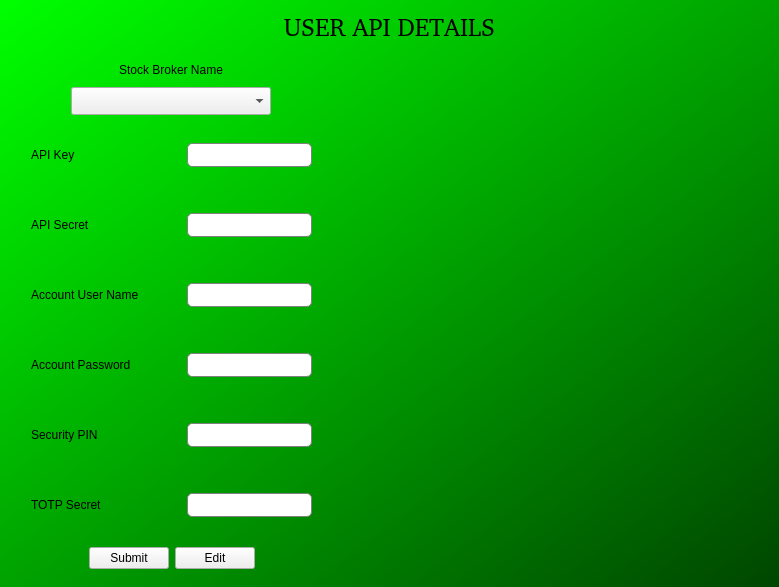
    <widget class="QFrame" name="frame_bg_gradient_frame">
     <property name="palette">
      <palette>
       <active>
        <colorrole role="Button">
         <brush brushstyle="LinearGradientPattern">
          <gradient startx="0.000000000000000" starty="0.000000000000000" endx="1.000000000000000" endy="1.000000000000000" type="LinearGradient" spread="ReflectSpread" coordinatemode="ObjectBoundingMode">
           <gradientstop position="0.000000000000000">
            <color alpha="255">
             <red>0</red>
             <green>255</green>
             <blue>0</blue>
            </color>
           </gradientstop>
           <gradientstop position="1.000000000000000">
            <color alpha="255">
             <red>0</red>
             <green>70</green>
             <blue>0</blue>
            </color>
           </gradientstop>
          </gradient>
         </brush>
        </colorrole>
        <colorrole role="Base">
         <brush brushstyle="LinearGradientPattern">
          <gradient startx="0.000000000000000" starty="0.000000000000000" endx="1.000000000000000" endy="1.000000000000000" type="LinearGradient" spread="ReflectSpread" coordinatemode="ObjectBoundingMode">
           <gradientstop position="0.000000000000000">
            <color alpha="255">
             <red>0</red>
             <green>255</green>
             <blue>0</blue>
            </color>
           </gradientstop>
           <gradientstop position="1.000000000000000">
            <color alpha="255">
             <red>0</red>
             <green>70</green>
             <blue>0</blue>
            </color>
           </gradientstop>
          </gradient>
         </brush>
        </colorrole>
        <colorrole role="Window">
         <brush brushstyle="LinearGradientPattern">
          <gradient startx="0.000000000000000" starty="0.000000000000000" endx="1.000000000000000" endy="1.000000000000000" type="LinearGradient" spread="ReflectSpread" coordinatemode="ObjectBoundingMode">
           <gradientstop position="0.000000000000000">
            <color alpha="255">
             <red>0</red>
             <green>255</green>
             <blue>0</blue>
            </color>
           </gradientstop>
           <gradientstop position="1.000000000000000">
            <color alpha="255">
             <red>0</red>
             <green>70</green>
             <blue>0</blue>
            </color>
           </gradientstop>
          </gradient>
         </brush>
        </colorrole>
       </active>
       <inactive>
        <colorrole role="Button">
         <brush brushstyle="LinearGradientPattern">
          <gradient startx="0.000000000000000" starty="0.000000000000000" endx="1.000000000000000" endy="1.000000000000000" type="LinearGradient" spread="ReflectSpread" coordinatemode="ObjectBoundingMode">
           <gradientstop position="0.000000000000000">
            <color alpha="255">
             <red>0</red>
             <green>255</green>
             <blue>0</blue>
            </color>
           </gradientstop>
           <gradientstop position="1.000000000000000">
            <color alpha="255">
             <red>0</red>
             <green>70</green>
             <blue>0</blue>
            </color>
           </gradientstop>
          </gradient>
         </brush>
        </colorrole>
        <colorrole role="Base">
         <brush brushstyle="LinearGradientPattern">
          <gradient startx="0.000000000000000" starty="0.000000000000000" endx="1.000000000000000" endy="1.000000000000000" type="LinearGradient" spread="ReflectSpread" coordinatemode="ObjectBoundingMode">
           <gradientstop position="0.000000000000000">
            <color alpha="255">
             <red>0</red>
             <green>255</green>
             <blue>0</blue>
            </color>
           </gradientstop>
           <gradientstop position="1.000000000000000">
            <color alpha="255">
             <red>0</red>
             <green>70</green>
             <blue>0</blue>
            </color>
           </gradientstop>
          </gradient>
         </brush>
        </colorrole>
        <colorrole role="Window">
         <brush brushstyle="LinearGradientPattern">
          <gradient startx="0.000000000000000" starty="0.000000000000000" endx="1.000000000000000" endy="1.000000000000000" type="LinearGradient" spread="ReflectSpread" coordinatemode="ObjectBoundingMode">
           <gradientstop position="0.000000000000000">
            <color alpha="255">
             <red>0</red>
             <green>255</green>
             <blue>0</blue>
            </color>
           </gradientstop>
           <gradientstop position="1.000000000000000">
            <color alpha="255">
             <red>0</red>
             <green>70</green>
             <blue>0</blue>
            </color>
           </gradientstop>
          </gradient>
         </brush>
        </colorrole>
       </inactive>
       <disabled>
        <colorrole role="Button">
         <brush brushstyle="LinearGradientPattern">
          <gradient startx="0.000000000000000" starty="0.000000000000000" endx="1.000000000000000" endy="1.000000000000000" type="LinearGradient" spread="ReflectSpread" coordinatemode="ObjectBoundingMode">
           <gradientstop position="0.000000000000000">
            <color alpha="255">
             <red>0</red>
             <green>255</green>
             <blue>0</blue>
            </color>
           </gradientstop>
           <gradientstop position="1.000000000000000">
            <color alpha="255">
             <red>0</red>
             <green>70</green>
             <blue>0</blue>
            </color>
           </gradientstop>
          </gradient>
         </brush>
        </colorrole>
        <colorrole role="Base">
         <brush brushstyle="LinearGradientPattern">
          <gradient startx="0.000000000000000" starty="0.000000000000000" endx="1.000000000000000" endy="1.000000000000000" type="LinearGradient" spread="ReflectSpread" coordinatemode="ObjectBoundingMode">
           <gradientstop position="0.000000000000000">
            <color alpha="255">
             <red>0</red>
             <green>255</green>
             <blue>0</blue>
            </color>
           </gradientstop>
           <gradientstop position="1.000000000000000">
            <color alpha="255">
             <red>0</red>
             <green>70</green>
             <blue>0</blue>
            </color>
           </gradientstop>
          </gradient>
         </brush>
        </colorrole>
        <colorrole role="Window">
         <brush brushstyle="LinearGradientPattern">
          <gradient startx="0.000000000000000" starty="0.000000000000000" endx="1.000000000000000" endy="1.000000000000000" type="LinearGradient" spread="ReflectSpread" coordinatemode="ObjectBoundingMode">
           <gradientstop position="0.000000000000000">
            <color alpha="255">
             <red>0</red>
             <green>255</green>
             <blue>0</blue>
            </color>
           </gradientstop>
           <gradientstop position="1.000000000000000">
            <color alpha="255">
             <red>0</red>
             <green>70</green>
             <blue>0</blue>
            </color>
           </gradientstop>
          </gradient>
         </brush>
        </colorrole>
       </disabled>
      </palette>
     </property>
     <property name="styleSheet">
      <string notr="true">#frame_bg_gradient_frame{
	background-color:qlineargradient(spread:reflect, x1:0, y1:0, x2:1, y2:1, stop:0 #00ff00, stop:1 #004600); 
	border:2px outset transparent;
	border-radius: 15px 15px 15px 5px;
	background-repeat: 0;
	background-position: center;
}</string>
     </property>
     <property name="frameShape">
      <enum>QFrame::NoFrame</enum>
     </property>
     <property name="frameShadow">
      <enum>QFrame::Raised</enum>
     </property>
     <layout class="QGridLayout" name="gridLayout_5">
      <item row="1" column="0">
       <widget class="QFrame" name="frame_api_details_inp">
        <property name="maximumSize">
         <size>
          <width>550</width>
          <height>16777215</height>
         </size>
        </property>
        <property name="styleSheet">
         <string notr="true">#frame_api_details_inp{
border:2px outset transparent;
	border-radius: 15px 15px 15px 5px;
}
#frame_api_details_inp QLabel{
	color: black;
	
	font: 10pt &quot;Serif&quot;;
}
#frame_api_details_inp::hover{
	background-color: rgba(254, 254, 254, 30); 
	border:2px outset transparent;
	border-radius: 15px 15px 15px 5px;
}
.QLineEdit{
	border: 1px solid gray;
	border-radius: 5px;
	padding: 0.6ex;
	font-weight: bold;
	font: 10pt &quot;Serif&quot;;
}</string>
        </property>
        <property name="frameShape">
         <enum>QFrame::Box</enum>
        </property>
        <property name="frameShadow">
         <enum>QFrame::Raised</enum>
        </property>
        <layout class="QGridLayout" name="gridLayout_20">
         <property name="topMargin">
          <number>0</number>
         </property>
         <property name="bottomMargin">
          <number>0</number>
         </property>
         <property name="verticalSpacing">
          <number>2</number>
         </property>
         <item row="2" column="0">
          <widget class="QFrame" name="frame_api_buttons">
           <property name="frameShape">
            <enum>QFrame::NoFrame</enum>
           </property>
           <property name="frameShadow">
            <enum>QFrame::Raised</enum>
           </property>
           <layout class="QHBoxLayout" name="horizontalLayout_2">
            <property name="spacing">
             <number>6</number>
            </property>
            <property name="leftMargin">
             <number>0</number>
            </property>
            <property name="topMargin">
             <number>5</number>
            </property>
            <property name="rightMargin">
             <number>0</number>
            </property>
            <property name="bottomMargin">
             <number>5</number>
            </property>
            <item>
             <spacer name="horizontalSpacer">
              <property name="orientation">
               <enum>Qt::Horizontal</enum>
              </property>
              <property name="sizeHint" stdset="0">
               <size>
                <width>40</width>
                <height>20</height>
               </size>
              </property>
             </spacer>
            </item>
            <item>
             <widget class="QPushButton" name="pushButton_submit_api_details">
              <property name="maximumSize">
               <size>
                <width>179</width>
                <height>30</height>
               </size>
              </property>
              <property name="text">
               <string>Submit</string>
              </property>
              <property name="icon">
               <iconset resource="../../../../BACKUPS/backup_pyqt5-version/Libs/UI/icons/icons.qrc">
                <normaloff>:/icons/submit.png</normaloff>:/icons/submit.png</iconset>
              </property>
             </widget>
            </item>
            <item>
             <widget class="QPushButton" name="pushButton_edit_api_details">
              <property name="maximumSize">
               <size>
                <width>179</width>
                <height>30</height>
               </size>
              </property>
              <property name="text">
               <string>Edit</string>
              </property>
              <property name="icon">
               <iconset resource="../../../../BACKUPS/backup_pyqt5-version/Libs/UI/icons/icons.qrc">
                <normaloff>:/icons/edit.png</normaloff>:/icons/edit.png</iconset>
              </property>
             </widget>
            </item>
            <item>
             <spacer name="horizontalSpacer_2">
              <property name="orientation">
               <enum>Qt::Horizontal</enum>
              </property>
              <property name="sizeType">
               <enum>QSizePolicy::Expanding</enum>
              </property>
              <property name="sizeHint" stdset="0">
               <size>
                <width>40</width>
                <height>20</height>
               </size>
              </property>
             </spacer>
            </item>
           </layout>
          </widget>
         </item>
         <item row="0" column="0">
          <widget class="QFrame" name="frame_api_inp_fields">
           <property name="sizePolicy">
            <sizepolicy hsizetype="Preferred" vsizetype="Expanding">
             <horstretch>0</horstretch>
             <verstretch>0</verstretch>
            </sizepolicy>
           </property>
           <property name="frameShape">
            <enum>QFrame::NoFrame</enum>
           </property>
           <property name="frameShadow">
            <enum>QFrame::Raised</enum>
           </property>
           <layout class="QGridLayout" name="gridLayout_23">
            <property name="leftMargin">
             <number>0</number>
            </property>
            <property name="topMargin">
             <number>0</number>
            </property>
            <property name="rightMargin">
             <number>0</number>
            </property>
            <property name="bottomMargin">
             <number>0</number>
            </property>
            <property name="spacing">
             <number>0</number>
            </property>
            <item row="0" column="0">
             <widget class="QFrame" name="frame_25">
              <property name="minimumSize">
               <size>
                <width>0</width>
                <height>70</height>
               </size>
              </property>
              <property name="frameShape">
               <enum>QFrame::NoFrame</enum>
              </property>
              <property name="frameShadow">
               <enum>QFrame::Raised</enum>
              </property>
              <layout class="QGridLayout" name="gridLayout_22">
               <property name="topMargin">
                <number>5</number>
               </property>
               <property name="bottomMargin">
                <number>5</number>
               </property>
               <property name="verticalSpacing">
                <number>2</number>
               </property>
               <item row="0" column="0">
                <widget class="QLabel" name="label_7">
                 <property name="text">
                  <string>Stock Broker Name</string>
                 </property>
                 <property name="alignment">
                  <set>Qt::AlignCenter</set>
                 </property>
                </widget>
               </item>
               <item row="1" column="0">
                <widget class="QComboBox" name="comboBox_stock_broker_name">
                 <property name="minimumSize">
                  <size>
                   <width>0</width>
                   <height>28</height>
                  </size>
                 </property>
                 <property name="maximumSize">
                  <size>
                   <width>200</width>
                   <height>16777215</height>
                  </size>
                 </property>
                </widget>
               </item>
              </layout>
             </widget>
            </item>
            <item row="1" column="0">
             <widget class="QFrame" name="frame_6">
              <property name="minimumSize">
               <size>
                <width>0</width>
                <height>70</height>
               </size>
              </property>
              <property name="frameShape">
               <enum>QFrame::NoFrame</enum>
              </property>
              <property name="frameShadow">
               <enum>QFrame::Raised</enum>
              </property>
              <layout class="QGridLayout" name="gridLayout_14">
               <property name="topMargin">
                <number>5</number>
               </property>
               <property name="bottomMargin">
                <number>5</number>
               </property>
               <property name="verticalSpacing">
                <number>2</number>
               </property>
               <item row="0" column="0">
                <widget class="QLabel" name="label">
                 <property name="minimumSize">
                  <size>
                   <width>150</width>
                   <height>0</height>
                  </size>
                 </property>
                 <property name="text">
                  <string>API Key</string>
                 </property>
                </widget>
               </item>
               <item row="0" column="1">
                <widget class="QLineEdit" name="lineEdit_api_key">
                 <property name="minimumSize">
                  <size>
                   <width>0</width>
                   <height>22</height>
                  </size>
                 </property>
                 <property name="maximumSize">
                  <size>
                   <width>16777215</width>
                   <height>24</height>
                  </size>
                 </property>
                 <property name="echoMode">
                  <enum>QLineEdit::PasswordEchoOnEdit</enum>
                 </property>
                </widget>
               </item>
              </layout>
             </widget>
            </item>
            <item row="2" column="0">
             <widget class="QFrame" name="frame_20">
              <property name="minimumSize">
               <size>
                <width>0</width>
                <height>70</height>
               </size>
              </property>
              <property name="frameShape">
               <enum>QFrame::NoFrame</enum>
              </property>
              <property name="frameShadow">
               <enum>QFrame::Raised</enum>
              </property>
              <layout class="QGridLayout" name="gridLayout_15">
               <property name="topMargin">
                <number>5</number>
               </property>
               <property name="bottomMargin">
                <number>5</number>
               </property>
               <property name="verticalSpacing">
                <number>2</number>
               </property>
               <item row="0" column="0">
                <widget class="QLabel" name="label_2">
                 <property name="minimumSize">
                  <size>
                   <width>150</width>
                   <height>0</height>
                  </size>
                 </property>
                 <property name="text">
                  <string>API Secret</string>
                 </property>
                </widget>
               </item>
               <item row="0" column="1">
                <widget class="QLineEdit" name="lineEdit_api_secret">
                 <property name="minimumSize">
                  <size>
                   <width>0</width>
                   <height>22</height>
                  </size>
                 </property>
                 <property name="maximumSize">
                  <size>
                   <width>16777215</width>
                   <height>24</height>
                  </size>
                 </property>
                 <property name="echoMode">
                  <enum>QLineEdit::PasswordEchoOnEdit</enum>
                 </property>
                </widget>
               </item>
              </layout>
             </widget>
            </item>
            <item row="3" column="0">
             <widget class="QFrame" name="frame_21">
              <property name="minimumSize">
               <size>
                <width>0</width>
                <height>70</height>
               </size>
              </property>
              <property name="frameShape">
               <enum>QFrame::NoFrame</enum>
              </property>
              <property name="frameShadow">
               <enum>QFrame::Raised</enum>
              </property>
              <layout class="QGridLayout" name="gridLayout_16">
               <property name="topMargin">
                <number>5</number>
               </property>
               <property name="bottomMargin">
                <number>5</number>
               </property>
               <property name="verticalSpacing">
                <number>2</number>
               </property>
               <item row="0" column="0">
                <widget class="QLabel" name="label_3">
                 <property name="minimumSize">
                  <size>
                   <width>150</width>
                   <height>0</height>
                  </size>
                 </property>
                 <property name="text">
                  <string>Account User Name</string>
                 </property>
                </widget>
               </item>
               <item row="0" column="1">
                <widget class="QLineEdit" name="lineEdit_account_userName">
                 <property name="minimumSize">
                  <size>
                   <width>0</width>
                   <height>22</height>
                  </size>
                 </property>
                 <property name="maximumSize">
                  <size>
                   <width>16777215</width>
                   <height>24</height>
                  </size>
                 </property>
                 <property name="echoMode">
                  <enum>QLineEdit::PasswordEchoOnEdit</enum>
                 </property>
                </widget>
               </item>
              </layout>
             </widget>
            </item>
            <item row="4" column="0">
             <widget class="QFrame" name="frame_22">
              <property name="minimumSize">
               <size>
                <width>0</width>
                <height>70</height>
               </size>
              </property>
              <property name="frameShape">
               <enum>QFrame::NoFrame</enum>
              </property>
              <property name="frameShadow">
               <enum>QFrame::Raised</enum>
              </property>
              <layout class="QGridLayout" name="gridLayout_17">
               <property name="topMargin">
                <number>5</number>
               </property>
               <property name="bottomMargin">
                <number>5</number>
               </property>
               <property name="verticalSpacing">
                <number>2</number>
               </property>
               <item row="0" column="0">
                <widget class="QLabel" name="label_4">
                 <property name="minimumSize">
                  <size>
                   <width>150</width>
                   <height>0</height>
                  </size>
                 </property>
                 <property name="text">
                  <string>Account Password</string>
                 </property>
                </widget>
               </item>
               <item row="0" column="1">
                <widget class="QLineEdit" name="lineEdit_account_password">
                 <property name="minimumSize">
                  <size>
                   <width>0</width>
                   <height>22</height>
                  </size>
                 </property>
                 <property name="maximumSize">
                  <size>
                   <width>16777215</width>
                   <height>24</height>
                  </size>
                 </property>
                 <property name="echoMode">
                  <enum>QLineEdit::PasswordEchoOnEdit</enum>
                 </property>
                </widget>
               </item>
              </layout>
             </widget>
            </item>
            <item row="5" column="0">
             <widget class="QFrame" name="frame_23">
              <property name="minimumSize">
               <size>
                <width>0</width>
                <height>70</height>
               </size>
              </property>
              <property name="frameShape">
               <enum>QFrame::NoFrame</enum>
              </property>
              <property name="frameShadow">
               <enum>QFrame::Raised</enum>
              </property>
              <layout class="QGridLayout" name="gridLayout_18">
               <property name="topMargin">
                <number>5</number>
               </property>
               <property name="bottomMargin">
                <number>5</number>
               </property>
               <property name="verticalSpacing">
                <number>2</number>
               </property>
               <item row="0" column="0">
                <widget class="QLabel" name="label_5">
                 <property name="minimumSize">
                  <size>
                   <width>150</width>
                   <height>0</height>
                  </size>
                 </property>
                 <property name="text">
                  <string>Security PIN</string>
                 </property>
                </widget>
               </item>
               <item row="0" column="1">
                <widget class="QLineEdit" name="lineEdit_account_sec_pin">
                 <property name="minimumSize">
                  <size>
                   <width>0</width>
                   <height>22</height>
                  </size>
                 </property>
                 <property name="maximumSize">
                  <size>
                   <width>16777215</width>
                   <height>24</height>
                  </size>
                 </property>
                 <property name="echoMode">
                  <enum>QLineEdit::PasswordEchoOnEdit</enum>
                 </property>
                </widget>
               </item>
              </layout>
             </widget>
            </item>
            <item row="6" column="0">
             <widget class="QFrame" name="frame_24">
              <property name="minimumSize">
               <size>
                <width>0</width>
                <height>70</height>
               </size>
              </property>
              <property name="frameShape">
               <enum>QFrame::NoFrame</enum>
              </property>
              <property name="frameShadow">
               <enum>QFrame::Raised</enum>
              </property>
              <layout class="QGridLayout" name="gridLayout_19">
               <property name="topMargin">
                <number>5</number>
               </property>
               <property name="bottomMargin">
                <number>5</number>
               </property>
               <property name="verticalSpacing">
                <number>2</number>
               </property>
               <item row="0" column="0">
                <widget class="QLabel" name="label_6">
                 <property name="minimumSize">
                  <size>
                   <width>150</width>
                   <height>0</height>
                  </size>
                 </property>
                 <property name="text">
                  <string>TOTP Secret</string>
                 </property>
                </widget>
               </item>
               <item row="0" column="1">
                <widget class="QLineEdit" name="lineEdit_totp_secret">
                 <property name="minimumSize">
                  <size>
                   <width>0</width>
                   <height>22</height>
                  </size>
                 </property>
                 <property name="maximumSize">
                  <size>
                   <width>16777215</width>
                   <height>24</height>
                  </size>
                 </property>
                 <property name="echoMode">
                  <enum>QLineEdit::PasswordEchoOnEdit</enum>
                 </property>
                </widget>
               </item>
              </layout>
             </widget>
            </item>
           </layout>
          </widget>
         </item>
        </layout>
       </widget>
      </item>
      <item row="1" column="1">
       <widget class="QFrame" name="frame_logo">
        <property name="minimumSize">
         <size>
          <width>430</width>
          <height>0</height>
         </size>
        </property>
        <property name="styleSheet">
         <string notr="true">#frame_logo{
	border: 5px solid transparent;
	border-radius: 10px;
}</string>
        </property>
        <property name="frameShape">
         <enum>QFrame::NoFrame</enum>
        </property>
        <property name="frameShadow">
         <enum>QFrame::Raised</enum>
        </property>
        <layout class="QGridLayout" name="gridLayout_21"/>
       </widget>
      </item>
      <item row="0" column="0" colspan="2">
       <widget class="QLabel" name="label_8">
        <property name="font">
         <font>
          <family>URW Bookman [urw]</family>
          <pointsize>19</pointsize>
          <weight>50</weight>
          <bold>false</bold>
          <stylestrategy>PreferAntialias</stylestrategy>
         </font>
        </property>
        <property name="text">
         <string>USER API DETAILS</string>
        </property>
        <property name="alignment">
         <set>Qt::AlignCenter</set>
        </property>
       </widget>
      </item>
     </layout>
    </widget>
